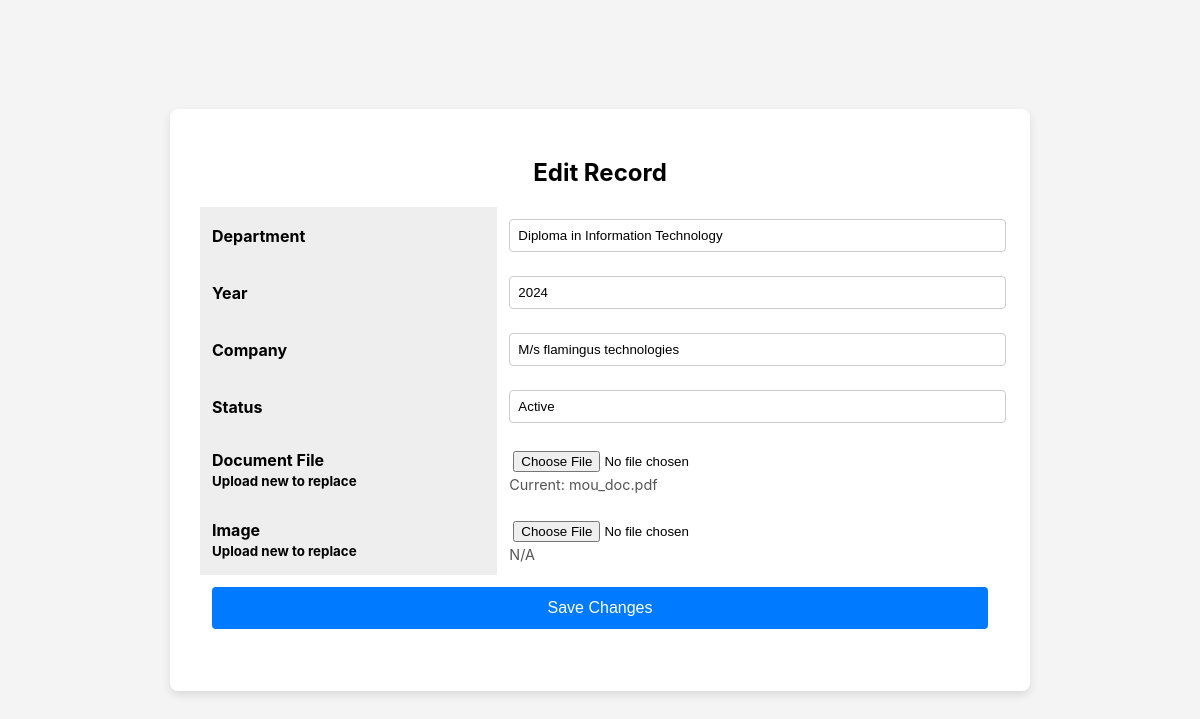
The app's page /edit.php?id=1 (signed in) with its own data.
### tables this page shows
CREATE TABLE `mou_files` (
  `id` int(11) NOT NULL AUTO_INCREMENT,
  `department` varchar(255) DEFAULT NULL,
  `year` int(11) DEFAULT NULL,
  `company` varchar(255) NOT NULL,
  `status` varchar(50) DEFAULT NULL,
  `filename` varchar(500) DEFAULT NULL,
  `filepath` varchar(500) DEFAULT NULL,
  `image` varchar(500) DEFAULT NULL,
  `upload_date` timestamp NOT NULL DEFAULT current_timestamp(),
  `staff_id` int(11) DEFAULT NULL,
  `sign_date` date DEFAULT NULL,
  PRIMARY KEY (`id`),
  KEY `staff_id` (`staff_id`),
  KEY `idx_company` (`company`),
  KEY `idx_year` (`year`),
  CONSTRAINT `mou_files_ibfk_1` FOREIGN KEY (`staff_id`) REFERENCES `staff_details` (`staff_id`) ON DELETE SET NULL
);

### edit.php (the view, shortened to what this page needs)
<?php
$host='localhost'; $user='root'; $pass=''; $db='mou';
$conn=@new mysqli($host,$user,$pass,$db);
$id=intval($_GET['id']);
$res=$conn->query("SELECT * FROM mou_files WHERE id=$id");
if($res && $res->num_rows>0){
    $record=$res->fetch_assoc();
}else{
    die("Record not found");
}
?>
<!DOCTYPE html>
<html lang="en">
<head>
</head>
<body>
<div class="container">
<h2>Edit Record</h2>
<form method="POST" enctype="multipart/form-data">
<table>
<tr>
  <th>Department</th>
  <td><input type="text" name="department" value="<?= htmlspecialchars($record['department']) ?>" required></td>
</tr>
<tr>
  <th>Year</th>
  <td><input type="text" name="year" value="<?= htmlspecialchars($record['year']) ?>" required></td>
</tr>
<tr>
  <th>Company</th>
  <td><input type="text" name="company" value="<?= htmlspecialchars($record['company']) ?>" required></td>
</tr>
<tr>
  <th>Status</th>
  <td><input type="text" name="status" value="<?= htmlspecialchars($record['status']) ?>" required></td>
</tr>
<tr>
  <th>Document File<br><small>Upload new to replace</small></th>
  <td>
    <input type="file" name="file" accept=".pdf,.doc,.docx,.jpg,.jpeg,.png">
    <div class="current-file">Current: <?= htmlspecialchars($record['filename']) ?></div>
  </td>
</tr>
<tr>
  <th>Image<br><small>Upload new to replace</small></th>
  <td>
    <input type="file" name="image" accept=".jpg,.jpeg,.png">
    <div class="current-image">
      <?php if($record['image']): ?>
        <img src="<?= htmlspecialchars($record['image']) ?>" alt="Current Image" />
      <?php else: ?>
        N/A
      <?php endif; ?>
    </div>
  </td>
</tr>
<tr>
  <td colspan="2" style="text-align:center;">
    <button type="submit">Save Changes</button>
  </td>
</tr>
</table>
</form>
</div>
</body>
</html>

### edit.php (style rules this page uses)
body { font-family: 'Inter', sans-serif; display: flex; justify-content: center; align-items: center; min-height: 100vh; background-color: #f4f4f4; margin: 0; }
.container { width: 90%; max-width: 800px; background: #fff; padding: 30px; border-radius: 8px; box-shadow: 0 4px 8px rgba(0,0,0,0.1); }
h2 { text-align: center; margin-bottom: 20px; }
table { width: 100%; border-collapse: collapse; margin-bottom: 20px; }
td { padding: 12px; vertical-align: top; }
th { text-align: left; padding: 12px; background-color: #eee; }
input[type="text"], select { width: 100%; padding: 8px; border: 1px solid #ccc; border-radius: 4px; }
input[type="file"] { padding: 4px; }
button { display: block; width: 100%; padding: 12px; background-color: #007bff; color: #fff; border: none; border-radius: 4px; font-size: 16px; cursor: pointer; }
.current-file, .current-image { font-size: 0.9em; color: #555; }

### records on screen
mou_files: department "Diploma in Information Technology", year "2024", company "M/s flamingus technologies", status "Active", filename "mou_doc.pdf"
